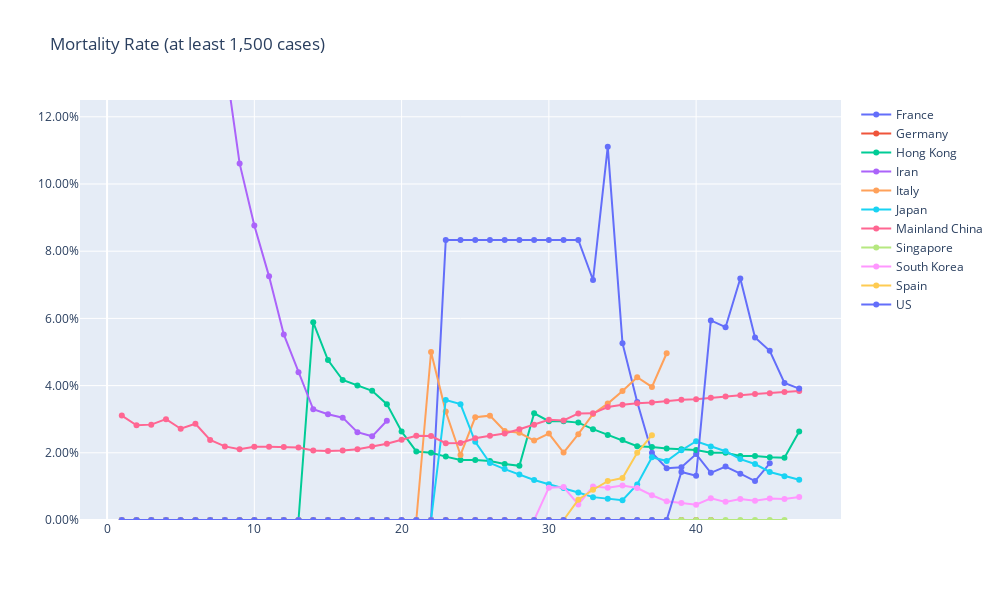

The code cell stored with this chart in its notebook:
### Code cell
fig = go.Figure()

fig.add_trace(go.Scatter(x=df_1500[df_1500['Country/Region'] == 'France']['NormalizedStart'], 
                         y=df_1500[df_1500['Country/Region'] == 'France']['MortalityRate'],
                         mode='lines+markers',
                         name='France'))
fig.add_trace(go.Scatter(x=df_1500[df_1500['Country/Region'] == 'Germany']['NormalizedStart'], 
                         y=df_1500[df_1500['Country/Region'] == 'Germany']['MortalityRate'],
                         mode='lines+markers',
                         name='Germany'))
fig.add_trace(go.Scatter(x=df_1500[df_1500['Country/Region'] == 'Hong Kong']['NormalizedStart'], 
                         y=df_1500[df_1500['Country/Region'] == 'Hong Kong']['MortalityRate'],
                         mode='lines+markers',
                         name='Hong Kong'))
fig.add_trace(go.Scatter(x=df_1500[df_1500['Country/Region'] == 'Iran']['NormalizedStart'], 
                         y=df_1500[df_1500['Country/Region'] == 'Iran']['MortalityRate'],
                         mode='lines+markers',
                         name='Iran'))
fig.add_trace(go.Scatter(x=df_1500[df_1500['Country/Region'] == 'Italy']['NormalizedStart'], 
                         y=df_1500[df_1500['Country/Region'] == 'Italy']['MortalityRate'],
                         mode='lines+markers',
                         name='Italy'))
fig.add_trace(go.Scatter(x=df_1500[df_1500['Country/Region'] == 'Japan']['NormalizedStart'], 
                         y=df_1500[df_1500['Country/Region'] == 'Japan']['MortalityRate'],
                         mode='lines+markers',
                         name='Japan'))
fig.add_trace(go.Scatter(x=df_1500[df_1500['Country/Region'] == 'Mainland China']['NormalizedStart'], 
                         y=df_1500[df_1500['Country/Region'] == 'Mainland China']['MortalityRate'],
                         mode='lines+markers',
                         name='Mainland China'))
fig.add_trace(go.Scatter(x=df_1500[df_1500['Country/Region'] == 'Singapore']['NormalizedStart'], 
                         y=df_1500[df_1500['Country/Region'] == 'Singapore']['MortalityRate'],
                         mode='lines+markers',
                         name='Singapore'))
fig.add_trace(go.Scatter(x=df_1500[df_1500['Country/Region'] == 'South Korea']['NormalizedStart'], 
                         y=df_1500[df_1500['Country/Region'] == 'South Korea']['MortalityRate'],
                         mode='lines+markers',
                         name='South Korea'))
fig.add_trace(go.Scatter(x=df_1500[df_1500['Country/Region'] == 'Spain']['NormalizedStart'], 
                         y=df_1500[df_1500['Country/Region'] == 'Spain']['MortalityRate'],
                         mode='lines+markers',
                         name='Spain'))
fig.add_trace(go.Scatter(x=df_1500[df_1500['Country/Region'] == 'US']['NormalizedStart'], 
                         y=df_1500[df_1500['Country/Region'] == 'US']['MortalityRate'],
                         mode='lines+markers',
                         name='US'))

fig.update_layout(title = "Mortality Rate (at least 1,500 cases)",width=1000, height=600)
fig.update_yaxes(range=[0.00, 0.125],tickformat= ',.2%')

fig.show()

### Figure 1 — Plotly figure (JSON) as saved in the notebook; plotly's stock layout.template omitted (floating-point values rounded to 4 significant figures)
{"data": [{"mode": "lines+markers", "name": "France", "type": "scatter", "x": [1, 2, 3, 4, 5, 6, 7, 8, 9, 10, 11, 12, 13, 14, 15, 16, 17, 18, 19, 20, 21, 22, 23, 24, 25, 26, 27, 28, 29, 30, 31, 32, 33, 34, 35, 36, 37, 38, 39, 40, 41, 42, 43, 44, 45], "y": [0, 0, 0, 0, 0, 0, 0, 0, 0, 0, 0, 0, 0, 0, 0, 0, 0, 0, 0, 0, 0, 0, 0.08333, 0.08333, 0.08333, 0.08333, 0.08333, 0.08333, 0.08333, 0.08333, 0.08333, 0.08333, 0.07143, 0.1111, 0.05263, 0.03509, 0.02, 0.01538, 0.01571, 0.01961, 0.01404, 0.01592, 0.01378, 0.01159, 0.01687]}, {"mode": "lines+markers", "name": "Germany", "type": "scatter", "x": [1, 2, 3, 4, 5, 6, 7, 8, 9, 10, 11, 12, 13, 14, 15, 16, 17, 18, 19, 20, 21, 22, 23, 24, 25, 26, 27, 28, 29, 30, 31, 32, 33, 34, 35, 36, 37, 38, 39, 40, 41], "y": [0, 0, 0, 0, 0, 0, 0, 0, 0, 0, 0, 0, 0, 0, 0, 0, 0, 0, 0, 0, 0, 0, 0, 0, 0, 0, 0, 0, 0, 0, 0, 0, 0, 0, 0, 0, 0, 0, 0, 0, 0]}, {"mode": "lines+markers", "name": "Hong Kong", "type": "scatter", "x": [2, 3, 4, 5, 6, 7, 8, 9, 10, 11, 12, 13, 14, 15, 16, 17, 18, 19, 20, 21, 22, 23, 24, 25, 26, 27, 28, 29, 30, 31, 32, 33, 34, 35, 36, 37, 38, 39, 40, 41, 42, 43, 44, 45, 46, 47], "y": [0, 0, 0, 0, 0, 0, 0, 0, 0, 0, 0, 0, 0.05882, 0.04762, 0.04167, 0.04, 0.03846, 0.03448, 0.02632, 0.02041, 0.02, 0.01887, 0.01786, 0.01786, 0.01754, 0.01667, 0.01613, 0.03175, 0.02941, 0.02941, 0.02899, 0.02703, 0.02532, 0.02381, 0.02198, 0.02174, 0.02128, 0.02105, 0.02083, 0.02, 0.02, 0.01905, 0.01905, 0.01869, 0.01852, 0.02632]}, {"mode": "lines+markers", "name": "Iran", "type": "scatter", "x": [1, 2, 3, 4, 5, 6, 7, 8, 9, 10, 11, 12, 13, 14, 15, 16, 17, 18, 19], "y": [1, 0.4, 0.2222, 0.1786, 0.186, 0.1967, 0.1684, 0.1367, 0.1061, 0.08763, 0.07251, 0.05521, 0.04397, 0.03296, 0.03149, 0.03046, 0.02612, 0.0249, 0.02955]}, {"mode": "lines+markers", "name": "Italy", "type": "scatter", "x": [1, 2, 3, 4, 5, 6, 7, 8, 9, 10, 11, 12, 13, 14, 15, 16, 17, 18, 19, 20, 21, 22, 23, 24, 25, 26, 27, 28, 29, 30, 31, 32, 33, 34, 35, 36, 37, 38], "y": [0, 0, 0, 0, 0, 0, 0, 0, 0, 0, 0, 0, 0, 0, 0, 0, 0, 0, 0, 0, 0, 0.05, 0.03226, 0.01935, 0.03057, 0.03106, 0.02649, 0.02595, 0.02365, 0.02571, 0.02007, 0.02554, 0.03157, 0.03464, 0.03836, 0.04249, 0.03961, 0.04963]}, {"mode": "lines+markers", "name": "Japan", "type": "scatter", "x": [1, 2, 3, 4, 5, 6, 7, 8, 9, 10, 11, 12, 13, 14, 15, 16, 17, 18, 19, 20, 21, 22, 23, 24, 25, 26, 27, 28, 29, 30, 31, 32, 33, 34, 35, 36, 37, 38, 39, 40, 41, 42, 43, 44, 45, 46, 47], "y": [0, 0, 0, 0, 0, 0, 0, 0, 0, 0, 0, 0, 0, 0, 0, 0, 0, 0, 0, 0, 0, 0, 0.03571, 0.03448, 0.02326, 0.01695, 0.01515, 0.01351, 0.0119, 0.01064, 0.009524, 0.008197, 0.006803, 0.006289, 0.005882, 0.01058, 0.01869, 0.01754, 0.02075, 0.02344, 0.0219, 0.02048, 0.01813, 0.01667, 0.01429, 0.01302, 0.01195]}, {"mode": "lines+markers", "name": "Mainland China", "type": "scatter", "x": [1, 2, 3, 4, 5, 6, 7, 8, 9, 10, 11, 12, 13, 14, 15, 16, 17, 18, 19, 20, 21, 22, 23, 24, 25, 26, 27, 28, 29, 30, 31, 32, 33, 34, 35, 36, 37, 38, 39, 40, 41, 42, 43, 44, 45, 46, 47], "y": [0.03108, 0.02817, 0.02838, 0.03002, 0.02716, 0.02864, 0.02384, 0.02191, 0.02105, 0.02177, 0.02182, 0.02174, 0.02158, 0.02069, 0.0205, 0.02069, 0.02104, 0.02186, 0.02272, 0.0239, 0.02506, 0.02497, 0.02286, 0.02293, 0.02432, 0.02505, 0.02574, 0.027, 0.02836, 0.02981, 0.02963, 0.03173, 0.03175, 0.03361, 0.03429, 0.03478, 0.03496, 0.03537, 0.03577, 0.03595, 0.03639, 0.03674, 0.03714, 0.03746, 0.03775, 0.03806, 0.03838]}, {"mode": "lines+markers", "name": "Singapore", "type": "scatter", "x": [1, 2, 3, 4, 5, 6, 7, 8, 9, 10, 11, 12, 13, 14, 15, 16, 17, 18, 19, 20, 21, 22, 23, 24, 25, 26, 27, 28, 29, 30, 31, 32, 33, 34, 35, 36, 37, 38, 39, 40, 41, 42, 43, 44, 45, 46], "y": [0, 0, 0, 0, 0, 0, 0, 0, 0, 0, 0, 0, 0, 0, 0, 0, 0, 0, 0, 0, 0, 0, 0, 0, 0, 0, 0, 0, 0, 0, 0, 0, 0, 0, 0, 0, 0, 0, 0, 0, 0, 0, 0, 0, 0, 0]}, {"mode": "lines+markers", "name": "South Korea", "type": "scatter", "x": [1, 2, 3, 4, 5, 6, 7, 8, 9, 10, 11, 12, 13, 14, 15, 16, 17, 18, 19, 20, 21, 22, 23, 24, 25, 26, 27, 28, 29, 30, 31, 32, 33, 34, 35, 36, 37, 38, 39, 40, 41, 42, 43, 44, 45, 46, 47], "y": [0, 0, 0, 0, 0, 0, 0, 0, 0, 0, 0, 0, 0, 0, 0, 0, 0, 0, 0, 0, 0, 0, 0, 0, 0, 0, 0, 0, 0, 0.009615, 0.009804, 0.004619, 0.009967, 0.009604, 0.01024, 0.009516, 0.007361, 0.005563, 0.005079, 0.00455, 0.006459, 0.005399, 0.006227, 0.005749, 0.00637, 0.006249, 0.006836]}, {"mode": "lines+markers", "name": "Spain", "type": "scatter", "x": [1, 2, 3, 4, 5, 6, 7, 8, 9, 10, 11, 12, 13, 14, 15, 16, 17, 18, 19, 20, 21, 22, 23, 24, 25, 26, 27, 28, 29, 30, 31, 32, 33, 34, 35, 36, 37], "y": [0, 0, 0, 0, 0, 0, 0, 0, 0, 0, 0, 0, 0, 0, 0, 0, 0, 0, 0, 0, 0, 0, 0, 0, 0, 0, 0, 0, 0, 0, 0, 0.006061, 0.009009, 0.01158, 0.0125, 0.02, 0.02526]}, {"mode": "lines+markers", "name": "US", "type": "scatter", "x": [1, 2, 3, 4, 5, 6, 7, 8, 9, 10, 11, 12, 13, 14, 15, 16, 17, 18, 19, 20, 21, 22, 23, 24, 25, 26, 27, 28, 29, 30, 31, 32, 33, 34, 35, 36, 37, 38, 39, 40, 41, 42, 43, 44, 45, 46, 47], "y": [0, 0, 0, 0, 0, 0, 0, 0, 0, 0, 0, 0, 0, 0, 0, 0, 0, 0, 0, 0, 0, 0, 0, 0, 0, 0, 0, 0, 0, 0, 0, 0, 0, 0, 0, 0, 0, 0, 0.01429, 0.01316, 0.05941, 0.05738, 0.0719, 0.0543, 0.05036, 0.04077, 0.03911]}], "layout": {"height": 600, "title": {"text": "Mortality Rate (at least 1,500 cases)"}, "width": 1000, "yaxis": {"range": [0, 0.125], "tickformat": ",.2%"}}}
